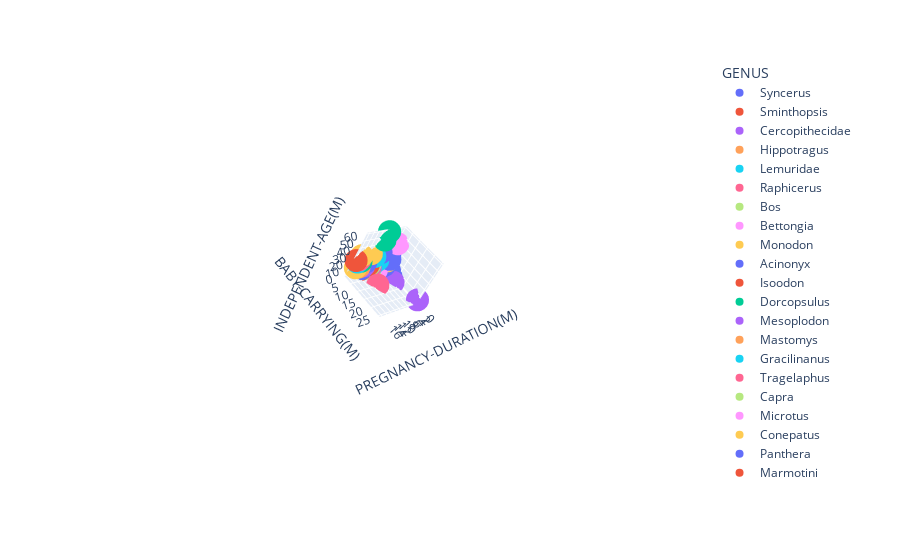

Notebook source saved alongside this figure:
### Code cell
px.scatter_3d(data_frame = df,
              x          = "PREGNANCY-DURATION(M)",
              y          = "BABY-CARRYING(M)",
              z          = "INDEPENDENT-AGE(M)",
              hover_name = "GENUS",
              color = "GENUS")
